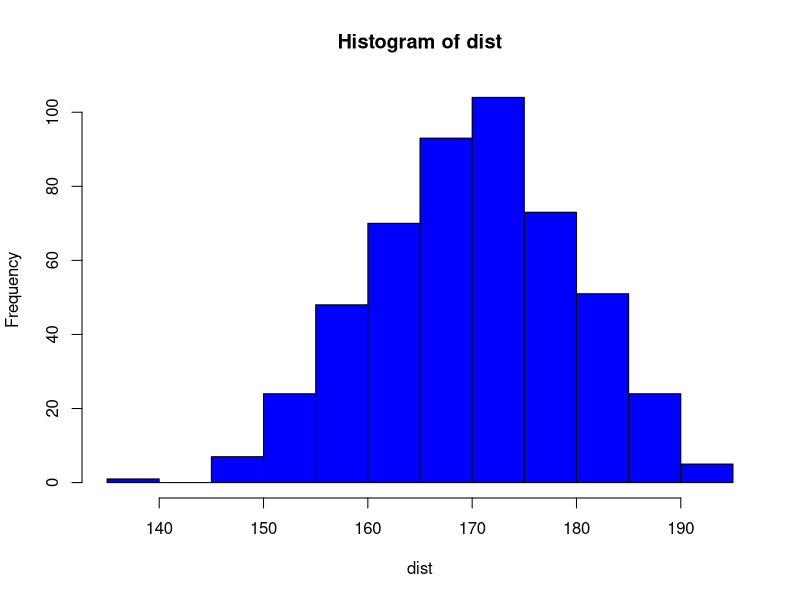

The R source for this figure:
obs = 500
M = 170
S = 10
Coler = "blue"
dist = rnorm(obs,mean=M,sd=S)
hist(dist,col=Coler)



Sig = 0.05  #two-sided significance level
p = 0.5     #The expected rate
X = 0.03    #Acceptable error range
Z = qnorm(1-Sig/2)   #The Z value based on the two-sided significance level 
n = p*(1-p)*Z^2/X^2  #Calculate the needed number of sample
n           #Print the outcome

Samplesize = function(Sig,p,X) {
  Z = qnorm(1-Sig/2)
  n = p*(1-p)*Z^2/X^2
  n
}

Samplesize(Sig = 0.05,p = 0.5, X = 0.03) #Test 1
Samplesize(Sig = 0.05,p = 0.2, X = 0.03) #Test 2
Samplesize(Sig = 0.05,p = 0.2, X = 0.05) #Test 3